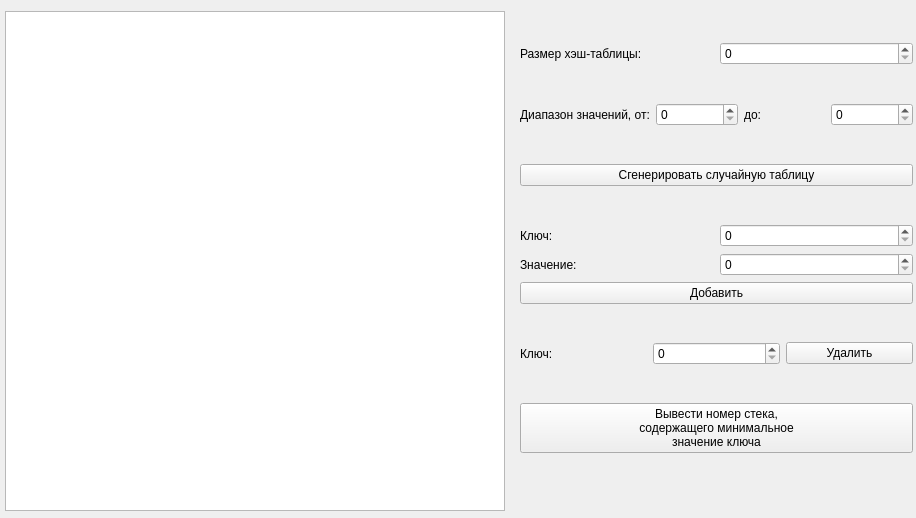
<?xml version="1.0" encoding="UTF-8"?>
<ui version="4.0">
 <class>MainWindow</class>
 <widget class="QMainWindow" name="MainWindow">
  <property name="geometry">
   <rect>
    <x>0</x>
    <y>0</y>
    <width>916</width>
    <height>518</height>
   </rect>
  </property>
  <property name="windowTitle">
   <string>MainWindow</string>
  </property>
  <property name="styleSheet">
  </property>
  <widget class="QWidget" name="centralwidget">
   <widget class="QTableWidget" name="tableWidget">
    <property name="geometry">
     <rect>
      <x>5</x>
      <y>11</y>
      <width>500</width>
      <height>500</height>
     </rect>
    </property>
   </widget>
   <widget class="QWidget" name="">
    <property name="geometry">
     <rect>
      <x>520</x>
      <y>10</y>
      <width>393</width>
      <height>481</height>
     </rect>
    </property>
    <layout class="QVBoxLayout" name="verticalLayout">
     <item>
      <layout class="QHBoxLayout" name="horizontalLayout">
       <item>
        <widget class="QLabel" name="ln_size">
         <property name="text">
          <string>Размер хэш-таблицы:</string>
         </property>
        </widget>
       </item>
       <item>
        <widget class="QSpinBox" name="spb_size"/>
       </item>
      </layout>
     </item>
     <item>
      <layout class="QHBoxLayout" name="horizontalLayout_5">
       <item>
        <widget class="QLabel" name="label">
         <property name="text">
          <string>Диапазон значений, от:</string>
         </property>
        </widget>
       </item>
       <item>
        <widget class="QSpinBox" name="spb_lvalue"/>
       </item>
       <item>
        <widget class="QLabel" name="label_2">
         <property name="text">
          <string>до:</string>
         </property>
        </widget>
       </item>
       <item>
        <widget class="QSpinBox" name="spb_rvalue"/>
       </item>
      </layout>
     </item>
     <item>
      <widget class="QPushButton" name="bnt_randgen">
       <property name="text">
        <string>Сгенерировать случайную таблицу</string>
       </property>
      </widget>
     </item>
     <item>
      <layout class="QVBoxLayout" name="verticalLayout_2">
       <item>
        <layout class="QHBoxLayout" name="horizontalLayout_3">
         <item>
          <widget class="QLabel" name="ln_key">
           <property name="text">
            <string>Ключ:</string>
           </property>
          </widget>
         </item>
         <item>
          <widget class="QSpinBox" name="spb_key"/>
         </item>
        </layout>
       </item>
       <item>
        <layout class="QHBoxLayout" name="horizontalLayout_2">
         <item>
          <widget class="QLabel" name="ln_vaue">
           <property name="text">
            <string>Значение:</string>
           </property>
          </widget>
         </item>
         <item>
          <widget class="QSpinBox" name="spb_val"/>
         </item>
        </layout>
       </item>
       <item>
        <widget class="QPushButton" name="bnt_add">
         <property name="text">
          <string>Добавить</string>
         </property>
        </widget>
       </item>
      </layout>
     </item>
     <item>
      <layout class="QHBoxLayout" name="horizontalLayout_4">
       <item>
        <widget class="QLabel" name="ln_remKey">
         <property name="text">
          <string>Ключ:</string>
         </property>
        </widget>
       </item>
       <item>
        <widget class="QSpinBox" name="spb_remspb"/>
       </item>
       <item>
        <widget class="QPushButton" name="bnt_delete">
         <property name="text">
          <string>Удалить</string>
         </property>
        </widget>
       </item>
      </layout>
     </item>
     <item>
      <widget class="QPushButton" name="bnt_printMin">
       <property name="text">
        <string>Вывести номер стека,
содержащего минимальное
значение ключа</string>
       </property>
      </widget>
     </item>
    </layout>
   </widget>
  </widget>
 </widget>
 <resources/>
 <connections/>
</ui>
